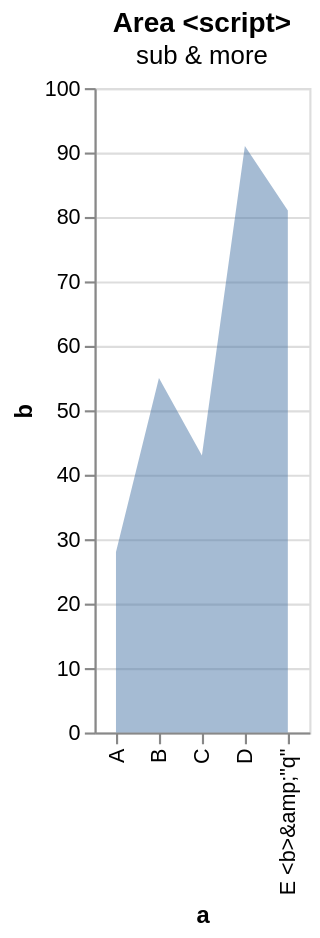

Source (Vega-Lite JSON):
### Vega-Lite specification from a JSON file in a GitHub repository (floating-point values rounded to 4 significant figures)
{"data": {"values": [{"a": "A", "b": 28, "c": "x"}, {"a": "B", "b": 55, "c": "y"}, {"a": "C", "b": 43, "c": "x"}, {"a": "D", "b": 91, "c": "y"}, {"a": "E <b>&amp;\"q\"", "b": 81, "c": "z"}]}, "title": {"text": "Area <script>", "subtitle": "sub & more"}, "mark": {"type": "area", "opacity": 0.5}, "encoding": {"x": {"field": "a", "type": "nominal"}, "y": {"field": "b", "type": "quantitative"}}}
